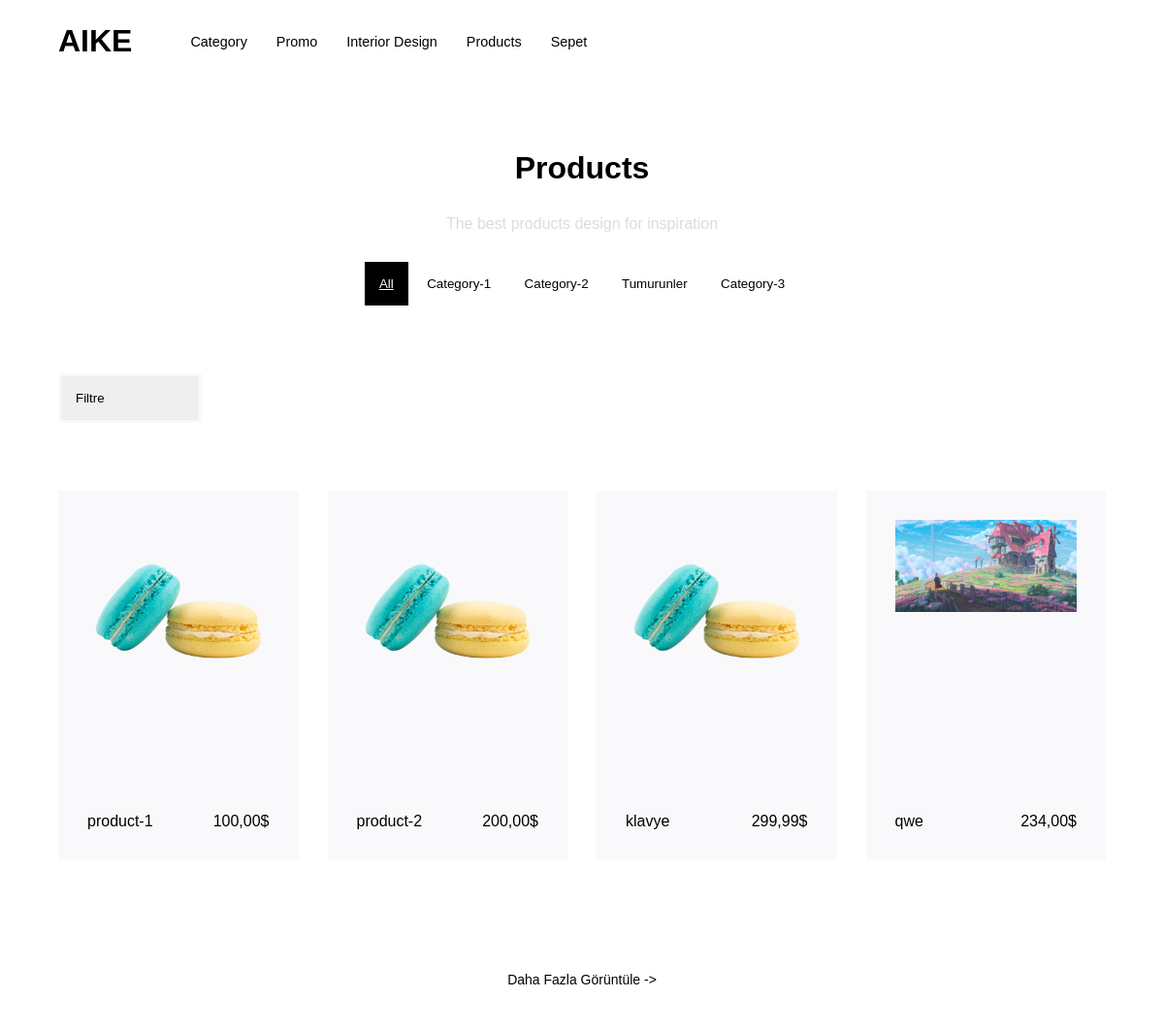
Before: /products/ (upper part) with the older database file.
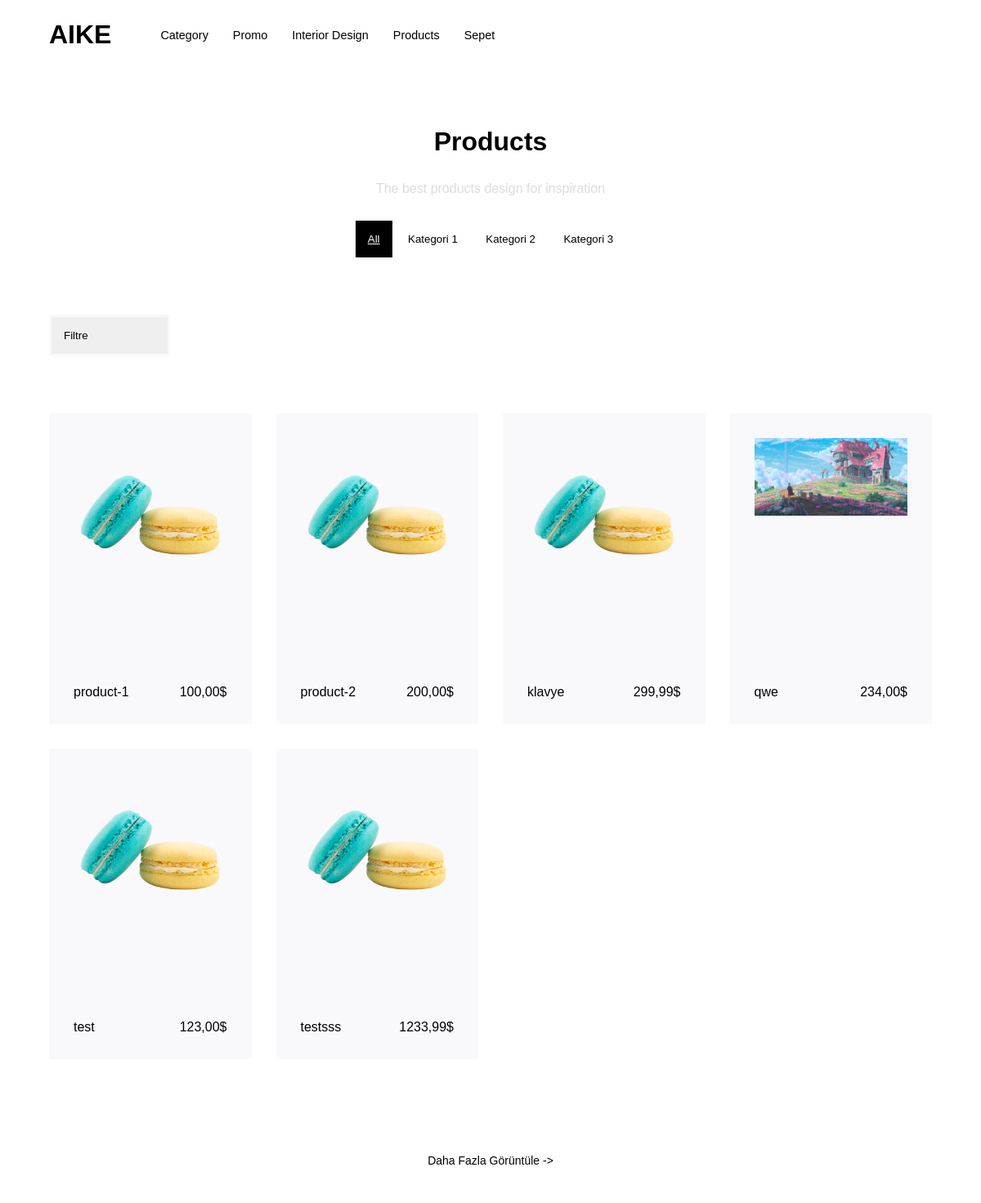
After: the same page with the newer database file.
### siteapp/models.py (models this page shows, shortened)
class category(models.Model):
    name = models.CharField(max_length=100)
    slug = models.SlugField(null=False, unique=True, blank=True, db_index=True, editable=False)

class product(models.Model):
    title = models.CharField(max_length=250)
    categories = models.ManyToManyField(category, related_name="products")
    price = models.DecimalField(max_digits=10, decimal_places=2)
    image = models.ImageField(upload_to="siteapp/", blank=True, null=True)
    description = models.CharField(max_length=255)
    is_home = models.BooleanField(default=False)
    slug = models.SlugField(null=False, blank=True, unique=True, db_index=True, editable=False)
    created_at = models.DateTimeField(auto_now_add=True, null=False, blank=False, editable=False)

### siteapp/views.py (the view)
# urls.py: path('products/', views.products, name="products"),
def products(request):
    products = product.objects.all()
    categories = category.objects.all()[:8]
    valid_filters = {"azalan": "-price", "artan": "price", "yeni": "-created_at"}
    filter_option = request.GET.get("filter", "test")
    if filter_option in valid_filters:
        products = products.order_by(valid_filters[filter_option])
    return render(
        request,
        "siteapp/products.html",
        {
            "products": products,
            "categories": categories,
            "selected_filter": filter_option,
        },
    )

### siteapp/context_processors.py (called while the page is built)
def site_info(request):
    return {"copyright_year": 2025, "company_name": "AIKE"}

### siteapp/templates/siteapp/products.html (shortened to what this page needs)
{% extends "base.html" %} {% load static %}
{% block content %}
<section class="section products-category-section">
	<h2 class="section-heading-text">Products</h2>
	<p class="emphasis">The best products design for inspiration</p>
	<nav class="product-navbar">
		<div class="product-category-links">
			{% include "partials/_categories.html" %}
		</div>
	</nav>
</section>
{% include "siteapp/partials/_product-filter.html" %}
<section class="section products-section four-column-grid">
	{% include "siteapp/partials/_products.html" %}
</section>
<section class="section more-section">
	<button class="btn btn-transparent btn-more">Daha fazla görüntüle -></button>
</section>
{% endblock %}

### templates/partials/_categories.html
<a href="{% url "products" %}"><button class="product-category-link {% if selected_category is none %}active{% endif %}">All</button></a>
{% for category in categories %}
<a href="{% url 'products-by-category' category.slug %}"><button class="product-category-link {% if selected_category == category %}active{% endif %}">{{ category.name|title }}</button></a>
{% endfor %}

### siteapp/templates/siteapp/partials/_products.html
{% for product in products %}
<a href="{% url 'product-details' product.slug %}">
	<article class="product-card">
		<img src="{{product.image.url}}" alt="" class="product-card-img" />
		<div class="product-card-info">
			<p class="product-card-text">{{product.title}}</p>
			<p class="product-card-price">{{product.price}}$</p>
		</div>
	</article>
</a>
{% endfor %}

Changed rows visible on the page:
removed category: name "Category-1"
removed category: name "Category-2"
removed category: name "Tumurunler"
removed category: name "Category-3"
added category: name "Kategori 1"
added category: name "Kategori 2"
added category: name "Kategori 3"
added product: image (picture), title "test", price "123,00"
added product: image (picture), title "testsss", price "1233,99"
